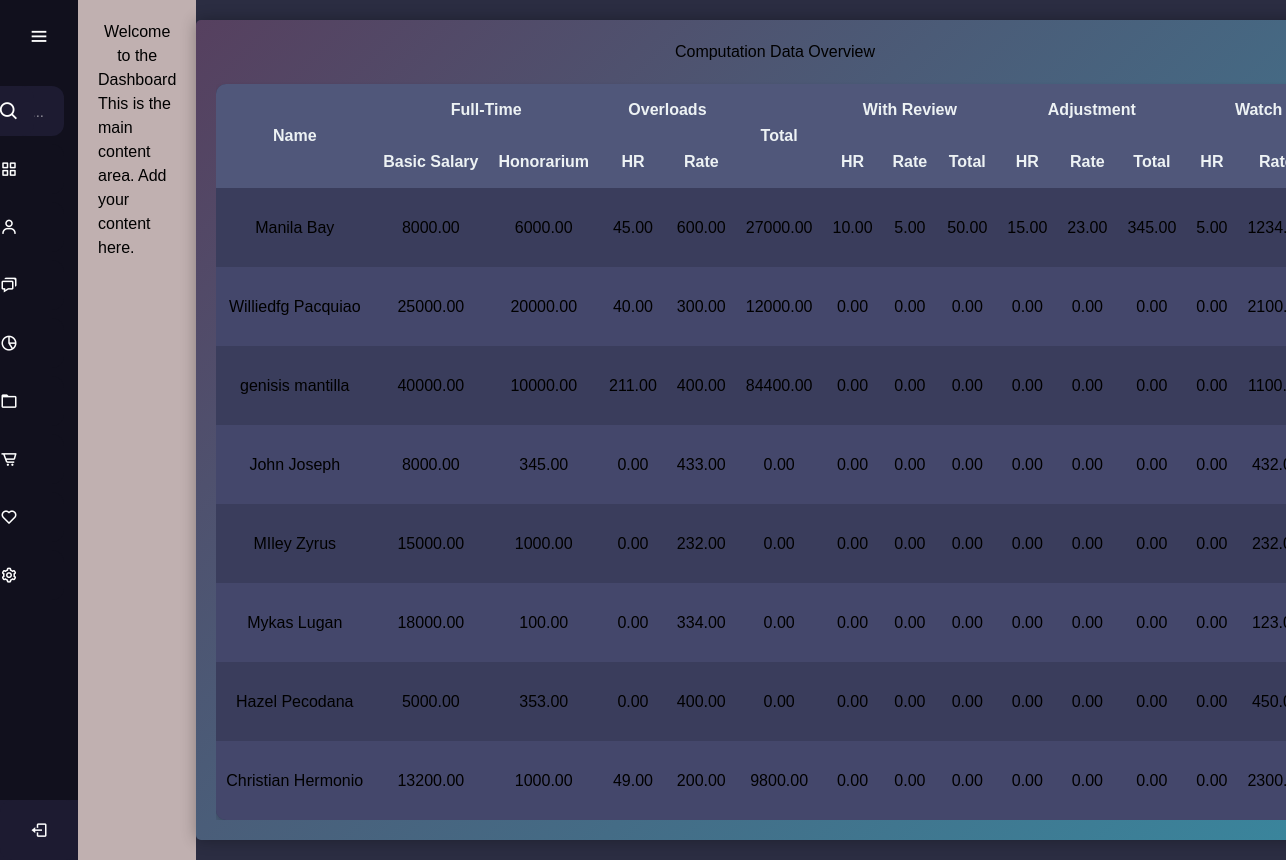
The page /computation.php on the database as committed earlier.
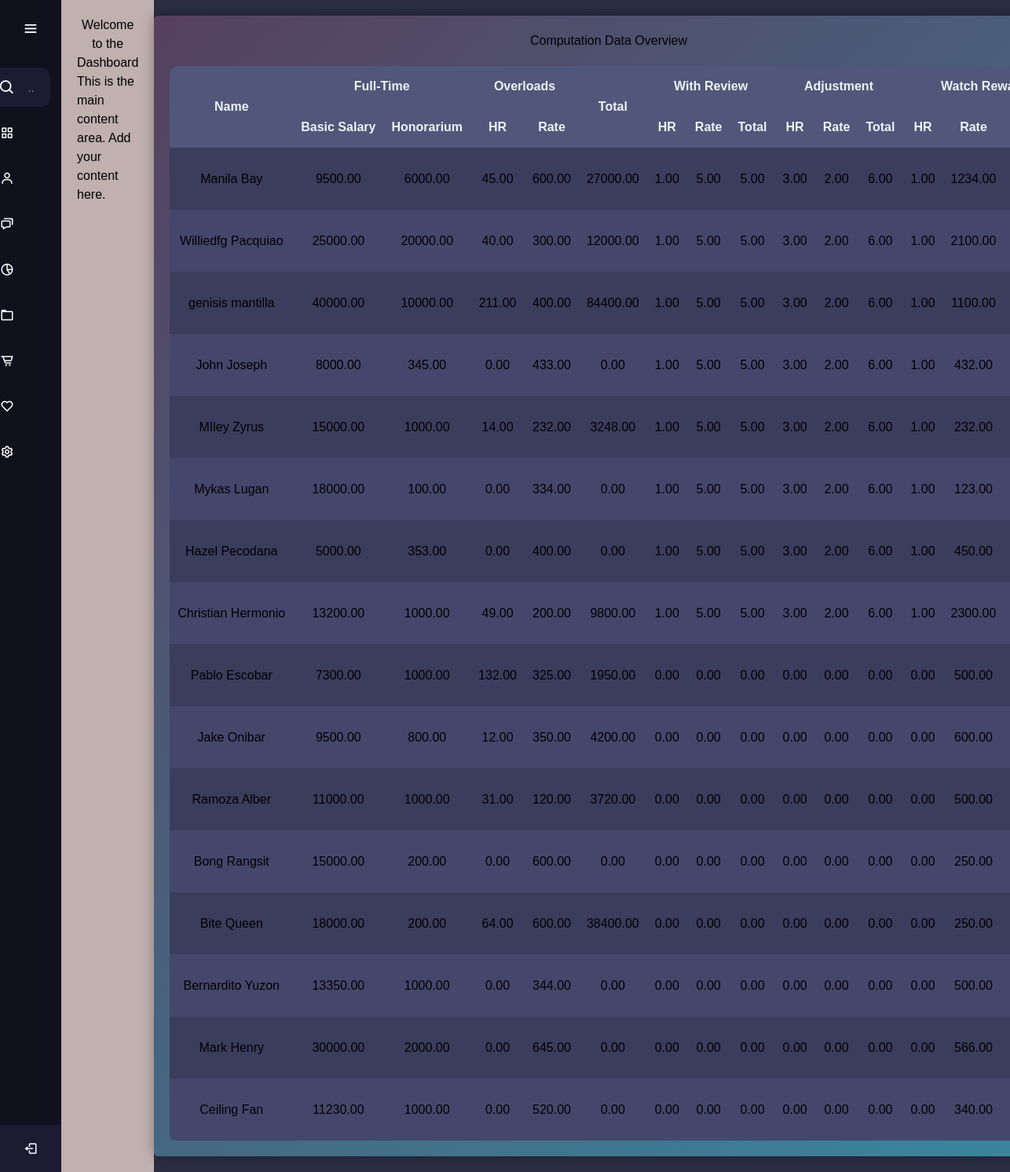
The same page on the database as committed later.
### tables this page shows
CREATE TABLE `employees` (
  `employee_id` int(11) NOT NULL,
  `first_name` varchar(255) NOT NULL,
  `last_name` varchar(255) NOT NULL,
  `suffix_title` varchar(50) NOT NULL,
  `employee_type` enum('full-time','part-time') NOT NULL,
  `classification` varchar(255) NOT NULL,
  `basic_salary` decimal(10,2) NOT NULL,
  `honorarium` decimal(10,2) DEFAULT 0.00,
  `incentives` decimal(10,0) NOT NULL,
  `overload_rate` decimal(10,0) NOT NULL,
  `watch_reward` decimal(10,0) NOT NULL,
  `absent_lateRate` decimal(10,0) NOT NULL,
  `created_at` timestamp NOT NULL DEFAULT current_timestamp()
);

### computation.php (the view, shortened to what this page needs)
<?php
require 'database_connection.php';
$sql = "
    SELECT
        e.employee_id,
        CONCAT(e.first_name, ' ', e.last_name) AS full_name,
        e.basic_salary,
        e.honorarium,
        comp.overload_rate,
        comp.overload_total,
        comp.wr_hr,
        comp.wr_rate,
        comp.wr_total,
        comp.adjust_hr,
        comp.adjust_rate,
        comp.adjust_total,
        comp.watch_hr,
        comp.watch_rate,
        comp.watch_total,
        comp.gross_pay,
        comp.absent_late_hr,
        comp.absent_late_rate,
        comp.absent_late_total,
        comp.pagibig AS loan_pagibig,
        comp.mp2 AS loan_mp2,
        COALESCE(SUM(o.grand_total), 0) AS overload_hr,
        COALESCE(c.medical_savings, 0) AS medical_savings,
        COALESCE(c.retirement, 0) AS retirement,
        COALESCE((c.sss_ee + c.sss_er), 0) AS sss_total,
        COALESCE((c.pag_ibig_ee + c.pag_ibig_er), 0) AS pag_ibig_total,
        COALESCE((c.philhealth_ee + c.philhealth_er), 0) AS philhealth_total,
        comp.canteen,
        comp.others,
        comp.total_deduction,
        comp.net_pay
    FROM employees e
    LEFT JOIN overload o ON e.employee_id = o.employee_id
    LEFT JOIN contributions c ON e.employee_id = c.employee_id
    LEFT JOIN computation comp ON e.employee_id = comp.employee_id
    GROUP BY e.employee_id
";
$result = $conn->query($sql);
?>
<!DOCTYPE html>
<html lang="en">
<head>
    <link rel="stylesheet" href="table_styles.css">
</head>
<body>
    <?php include 'sidebars.php'; ?>
    <div class="content">
        <h1>Computation Data Overview</h1>
        <div class="table-wrapper">
            <table>
                <thead>
                    <tr>
                        <th rowspan="2">Name</th>
                        <th colspan="2">Full-Time</th>
                        <th colspan="2">Overloads</th>
                        <th rowspan="2">Total</th>
                        <th colspan="3">With Review</th>
                        <th colspan="3">Adjustment</th>
                        <th colspan="3">Watch Reward</th>
                    </tr>
                    <tr>
                        <th>Basic Salary</th>
                        <th>Honorarium</th>
                        <th>HR</th>
                        <th>Rate</th>
                        <th>HR</th>
                        <th>Rate</th>
                        <th>Total</th>
                        <th>HR</th>
                        <th>Rate</th>
                        <th>Total</th>
                        <th>HR</th>
                        <th>Rate</th>
                        <th>Total</th>
                    </tr>
                </thead>
                <tbody>
                    <?php
                    if ($result && $result->num_rows > 0) {
                        while ($row = $result->fetch_assoc()) {
                            echo "<tr data-employee-id='{$row['employee_id']}'>";
                            echo "<td>{$row['full_name']}</td>";
                            echo "<td>{$row['basic_salary']}</td>";
                            echo "<td>{$row['honorarium']}</td>";
                            echo "<td>{$row['overload_hr']}</td>";
                            echo "<td contenteditable='true' data-column='overload_rate'>{$row['overload_rate']}</td>";
                            echo "<td contenteditable='true' data-column='overload_total'>{$row['overload_total']}</td>";
                            echo "<td contenteditable='true' data-column='wr_hr'>{$row['wr_hr']}</td>";
                            echo "<td contenteditable='true' data-column='wr_rate'>{$row['wr_rate']}</td>";
                            echo "<td contenteditable='true' data-column='wr_total'>{$row['wr_total']}</td>";
                            echo "<td contenteditable='true' data-column='adjust_hr'>{$row['adjust_hr']}</td>";
                            echo "<td contenteditable='true' data-column='adjust_rate'>{$row['adjust_rate']}</td>";
                            echo "<td contenteditable='true' data-column='adjust_total'>{$row['adjust_total']}</td>";
                            echo "<td contenteditable='true' data-column='watch_hr'>{$row['watch_hr']}</td>";
                            echo "<td contenteditable='true' data-column='watch_rate'>{$row['watch_rate']}</td>";
                            echo "<td contenteditable='true' data-column='watch_total'>{$row['watch_total']}</td>";
                            echo "</tr>";
                        }
                    } else {
                        echo "<tr><td colspan='30'>No data found</td></tr>";
                    }
                    ?>
                </tbody>
            </table>
        </div>
    </div>
</body>
</html>

### sidebars.php (shortened to what this page needs)
<!DOCTYPE html>
<html lang="en">
<head>
    <link rel="stylesheet" href="styles.css">
    <link href='https://unpkg.com/boxicons@2.1.4/css/boxicons.min.css' rel='stylesheet'>
    <script src="https://unpkg.com/@tailwindcss/browser@4"></script>
</head>
<body>
    <aside class="sidebar">
        <div class="logo-details">
            <i class='bx bx-menu' id="btn"></i>
        </div>
        <ul class="nav-list">
            <li>
                <i class='bx bx-search'></i>
            </li>
            <li>
                <a href="index.php">
                    <i class='bx bx-grid-alt'></i>
                </a>
            </li>
            <li>
                <a href="manage_employees.php">
                    <i class='bx bx-user'></i>
                </a>
            </li>
            <li>
                <a href="manage_contributions.php">
                    <i class='bx bx-chat'></i>
                </a>
            </li>
            <li>
                <a href="manage_overload.php">
                    <i class='bx bx-pie-chart-alt-2'></i>
                </a>
            </li>
            <li>
                <a href="">
                    <i class='bx bx-folder'></i>
                </a>
            </li>
            <li>
                <a href="">
                    <i class='bx bx-cart-alt'></i>
                </a>
            </li>
            <li>
                <a href="">
                    <i class='bx bx-heart'></i>
                </a>
            </li>
            <li>
                <a href="">
                    <i class='bx bx-cog'></i>
                </a>
            </li>
            <li class="profile">
                <div class="profile-details">
                </div>
                <i class='bx bx-log-out' id="log_out"></i>
            </li>
        </ul>
    </aside>
    <main>
        <h1>Welcome to the Dashboard</h1>
        <p>This is the main content area. Add your content here.</p>
    </main>
</body>
</html>

### table_styles.css (style rules this page uses)
body { font-family: Arial, sans-serif; margin: 0; padding: 0; display: flex; min-height: 100vh; background-color: #2b2d42; }
.content { margin: 20px auto; padding: 20px; background: linear-gradient( 135deg, #56405f, #39879e ); border-radius: 5px; box-shadow: 0 0 15px rgba(0, 0, 0, 0.3); max-width: 90%; }
h1 { text-align: center; }
.table-wrapper { overflow-x: auto; }
table { width: 100%; border-collapse: collapse; margin-top: 20px; background-color: #3a3d5c; box-shadow: 0 4px 6px rgba(0, 0, 0, 0.2); border-radius: 10px; overflow: hidden; }
th, td { border: none; padding: 14px 10px; text-align: center; white-space: nowrap; background-color: transparent; }
th { background-color: #50577a; font-weight: bold; color: #edf2f4; }
tr:nth-child(even) td { background-color: #44476b; }

### styles.css (style rules this page uses)
* { margin: 0; padding: 0; box-sizing: border-box; font-family: "Poppins", sans-serif; }
main { margin-left: 78px; padding: 20px; transition: margin-left 0.5s ease; min-height: 100vh; background: rgb(192, 176, 176); }
.sidebar { position: fixed; left: 10; top: 0; height: 100%; width: 78px; background: #11101d; padding: 6px 14px; z-index: 1; transition: all 0.5s ease; }
.sidebar .logo-details { height: 60px; display: flex; align-items: center; justify-content: space-between; position: relative; }
.sidebar .logo-details #btn { position: absolute; top: 50%; right: 0; transform: translateY(-50%); font-size: 22px; text-align: center; cursor: pointer; transition: all 0.5s ease; }
.sidebar i { color: #fff; height: 60px; min-width: 50px; font-size: 28px; text-align: center; line-height: 60px; }
.sidebar .nav-list { margin-top: 20px; height: 100%; margin-left: -30px; }
.sidebar li { position: relative; margin: 8px 0; list-style: none; }
.sidebar .bx-search { position: absolute; top: 50%; left: 0; transform: translateY(-50%); font-size: 22px; background: #1d1b31; color: #fff; }
.sidebar li i { height: 50px; line-height: 50px; font-size: 18px; border-radius: 12px; }
.sidebar li a { display: flex; height: 100%; width: 100%; border-radius: 12px; align-items: center; text-decoration: none; transition: all 0.4s ease; background: #11101d; }
.sidebar li.profile { position: fixed; height: 60px; width: 78px; left: 0; bottom: -8px; padding: 10px 14px; background: #1d1b31; transition: all 0.5s ease; overflow: hidden; }
.sidebar li .profile-details { display: flex; align-items: center; flex-wrap: nowrap; }
.sidebar .profile #log_out { position: absolute; top: 50%; right: 0; transform: translateY(-50%); background: #1d1b31; width: 100%; height: 60px; line-height: 60px; transition: all 0.5s ease; }

Rows that differ between the two databases and show on the page:
changed employees (number 1 of 16 on the later page): basic_salary "8000.00" → "9500.00"; wr_hr "10.00" → "1.00"; wr_total "50.00" → "5.00"; adjust_hr "15.00" → "3.00"; adjust_rate "23.00" → "2.00"; adjust_total "345.00" → "6.00"; watch_hr "5.00" → "1.00"
computed for employees (number 2 of 16 on the later page): wr_hr "0.00" → "1.00"; wr_rate "0.00" → "5.00"; wr_total "0.00" → "5.00"; adjust_hr "0.00" → "3.00"; adjust_rate "0.00" → "2.00"; adjust_total "0.00" → "6.00"; watch_hr "0.00" → "1.00"
computed for employees (number 3 of 16 on the later page): wr_hr "0.00" → "1.00"; wr_rate "0.00" → "5.00"; wr_total "0.00" → "5.00"; adjust_hr "0.00" → "3.00"; adjust_rate "0.00" → "2.00"; adjust_total "0.00" → "6.00"; watch_hr "0.00" → "1.00"
computed for employees (number 4 of 16 on the later page): wr_hr "0.00" → "1.00"; wr_rate "0.00" → "5.00"; wr_total "0.00" → "5.00"; adjust_hr "0.00" → "3.00"; adjust_rate "0.00" → "2.00"; adjust_total "0.00" → "6.00"; watch_hr "0.00" → "1.00"
computed for employees (number 5 of 16 on the later page): overload_hr "0.00" → "14.00"; overload_total "0.00" → "3248.00"; wr_hr "0.00" → "1.00"; wr_rate "0.00" → "5.00"; wr_total "0.00" → "5.00"; adjust_hr "0.00" → "3.00"; adjust_rate "0.00" → "2.00"; adjust_total "0.00" → "6.00"; watch_hr "0.00" → "1.00"
computed for employees (number 6 of 16 on the later page): wr_hr "0.00" → "1.00"; wr_rate "0.00" → "5.00"; wr_total "0.00" → "5.00"; adjust_hr "0.00" → "3.00"; adjust_rate "0.00" → "2.00"; adjust_total "0.00" → "6.00"; watch_hr "0.00" → "1.00"
computed for employees (number 7 of 16 on the later page): wr_hr "0.00" → "1.00"; wr_rate "0.00" → "5.00"; wr_total "0.00" → "5.00"; adjust_hr "0.00" → "3.00"; adjust_rate "0.00" → "2.00"; adjust_total "0.00" → "6.00"; watch_hr "0.00" → "1.00"
computed for employees (number 8 of 16 on the later page): wr_hr "0.00" → "1.00"; wr_rate "0.00" → "5.00"; wr_total "0.00" → "5.00"; adjust_hr "0.00" → "3.00"; adjust_rate "0.00" → "2.00"; adjust_total "0.00" → "6.00"; watch_hr "0.00" → "1.00"
added employees: full_name "Pablo Escobar", basic_salary "7300.00", honorarium "1000.00", overload_hr "132.00", overload_rate "325.00", overload_total "1950.00", wr_hr "0.00", wr_rate "0.00", wr_total "0.00", adjust_hr "0.00", adjust_rate "0.00", adjust_total "0.00", watch_hr "0.00", watch_rate "500.00"
added employees: full_name "Jake Onibar", basic_salary "9500.00", honorarium "800.00", overload_hr "12.00", overload_rate "350.00", overload_total "4200.00", wr_hr "0.00", wr_rate "0.00", wr_total "0.00", adjust_hr "0.00", adjust_rate "0.00", adjust_total "0.00", watch_hr "0.00", watch_rate "600.00"
added employees: full_name "Ramoza Alber", basic_salary "11000.00", honorarium "1000.00", overload_hr "31.00", overload_rate "120.00", overload_total "3720.00", wr_hr "0.00", wr_rate "0.00", wr_total "0.00", adjust_hr "0.00", adjust_rate "0.00", adjust_total "0.00", watch_hr "0.00", watch_rate "500.00"
added employees: full_name "Bong Rangsit", basic_salary "15000.00", honorarium "200.00", overload_hr "0.00", overload_rate "600.00", overload_total "0.00", wr_hr "0.00", wr_rate "0.00", wr_total "0.00", adjust_hr "0.00", adjust_rate "0.00", adjust_total "0.00", watch_hr "0.00", watch_rate "250.00"
added employees: full_name "Bite Queen", basic_salary "18000.00", honorarium "200.00", overload_hr "64.00", overload_rate "600.00", overload_total "38400.00", wr_hr "0.00", wr_rate "0.00", wr_total "0.00", adjust_hr "0.00", adjust_rate "0.00", adjust_total "0.00", watch_hr "0.00", watch_rate "250.00"
added employees: full_name "Bernardito Yuzon", basic_salary "13350.00", honorarium "1000.00", overload_hr "0.00", overload_rate "344.00", overload_total "0.00", wr_hr "0.00", wr_rate "0.00", wr_total "0.00", adjust_hr "0.00", adjust_rate "0.00", adjust_total "0.00", watch_hr "0.00", watch_rate "500.00"
added employees: full_name "Mark Henry", basic_salary "30000.00", honorarium "2000.00", overload_hr "0.00", overload_rate "645.00", overload_total "0.00", wr_hr "0.00", wr_rate "0.00", wr_total "0.00", adjust_hr "0.00", adjust_rate "0.00", adjust_total "0.00", watch_hr "0.00", watch_rate "566.00"
added employees: full_name "Ceiling Fan", basic_salary "11230.00", honorarium "1000.00", overload_hr "0.00", overload_rate "520.00", overload_total "0.00", wr_hr "0.00", wr_rate "0.00", wr_total "0.00", adjust_hr "0.00", adjust_rate "0.00", adjust_total "0.00", watch_hr "0.00", watch_rate "340.00"
